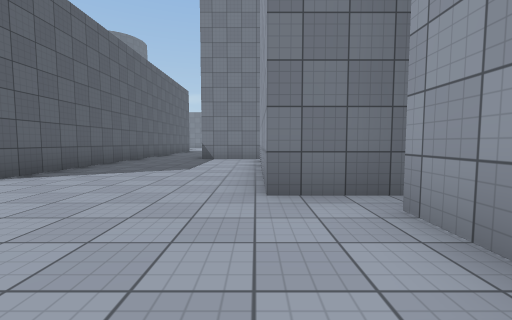
[1] (above)

24 first-person views from a walk through a scene from a Unity 3-D project. The camera is 1.2 m above the floor, tilts 4° down and sees 90° across. The floor is counted in squares, 2 m on a side. Each view is taken from the middle of a square. On the plan, view 1 faces up. The plan holds only what a view shows up to about 9 squares ahead; the rest is blank. The place goes on beyond the plan. The player character is not drawn. Surface patterns are stand-ins for the level's own textures.

[2]
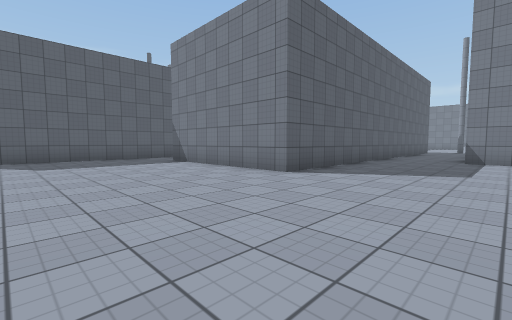

[3]
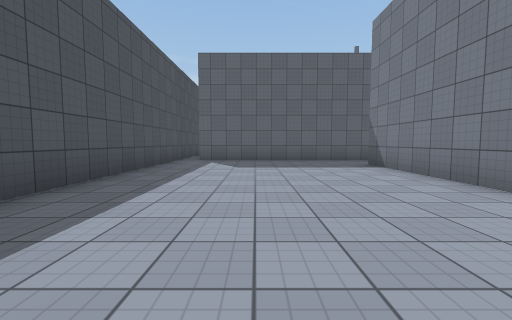

[4]
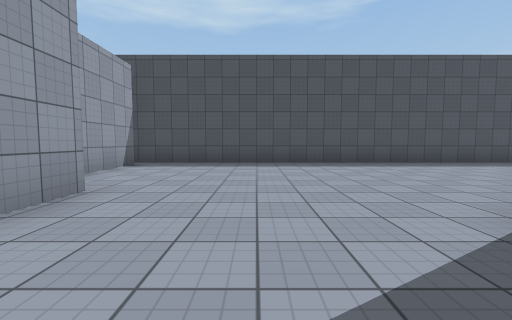

[5]
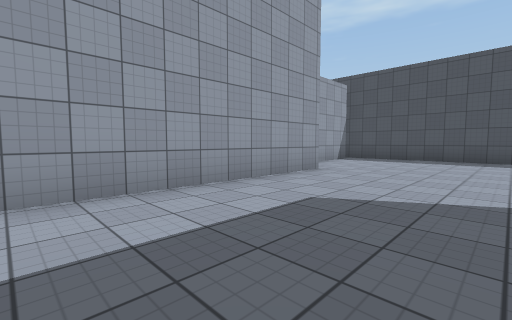

[6]
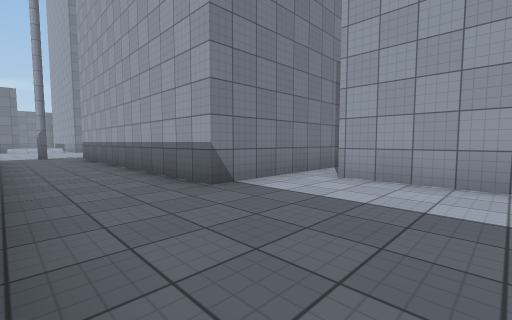

[7]
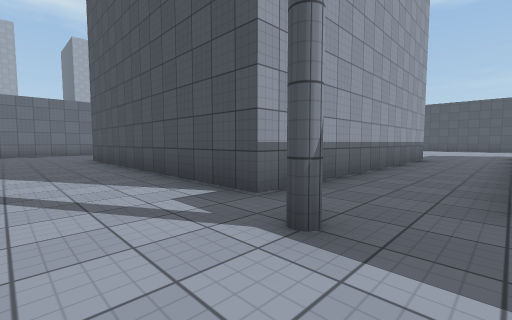

[8]
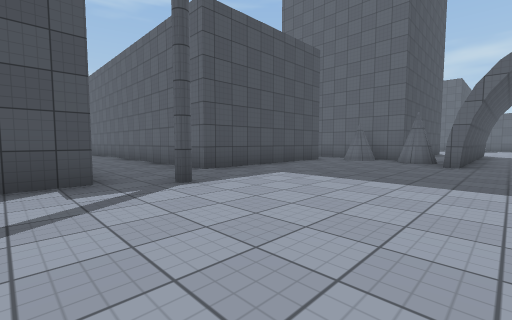

[9]
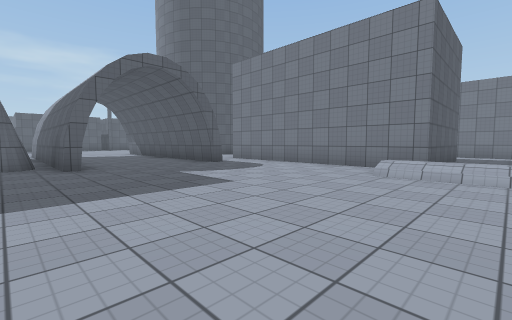

[10]
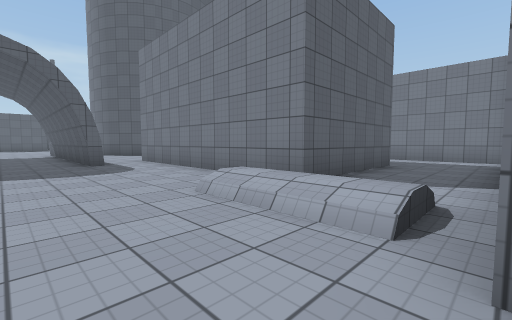

[11]
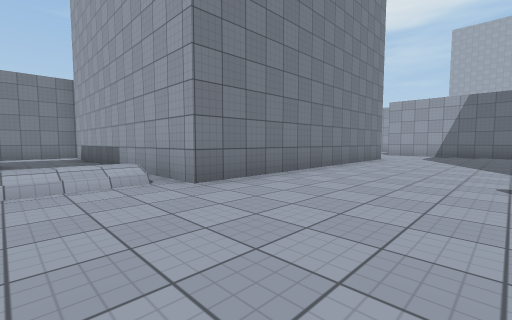

[12]
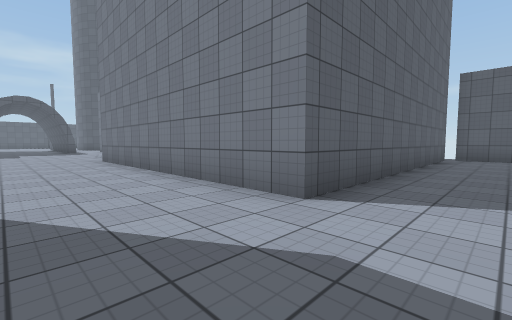

[13]
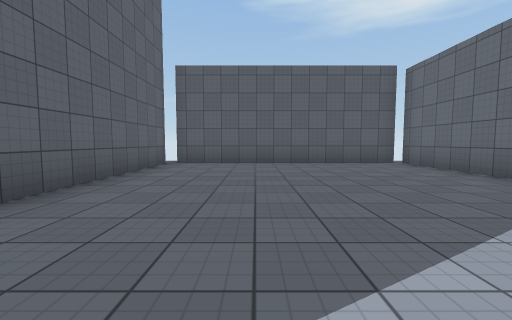

[14]
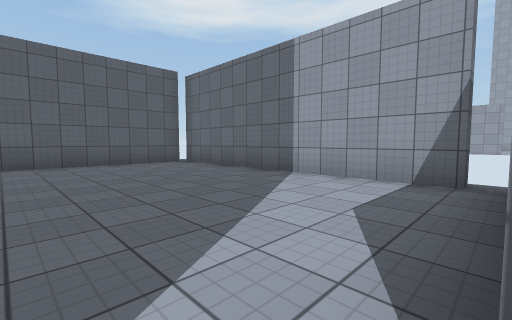

[15]
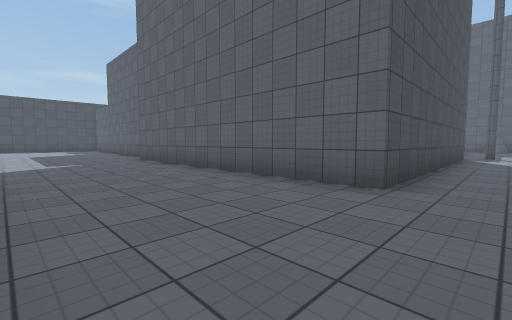

[16]
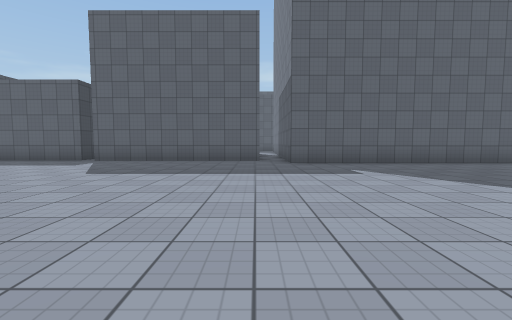

[17]
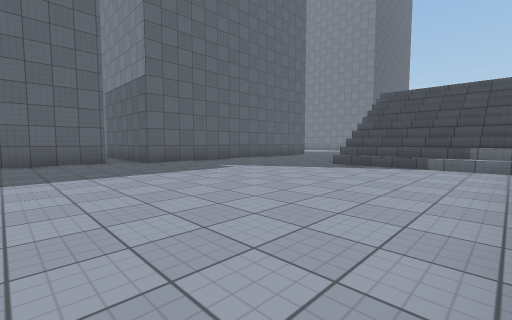

[18]
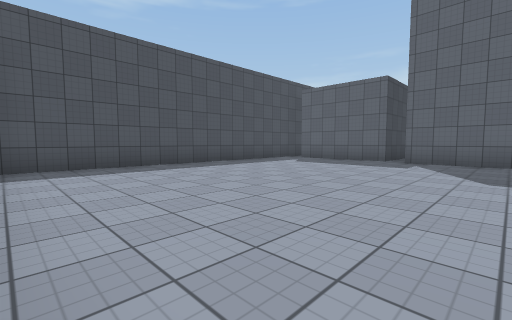

[19]
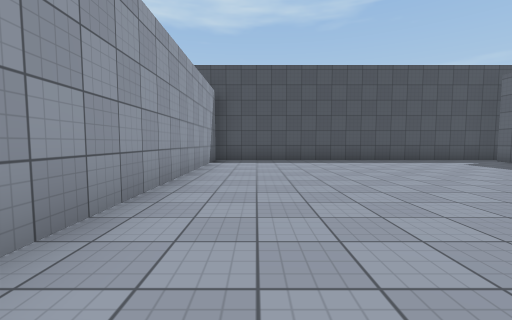

[20]
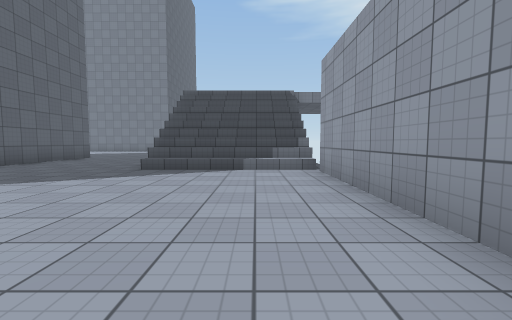

[21]
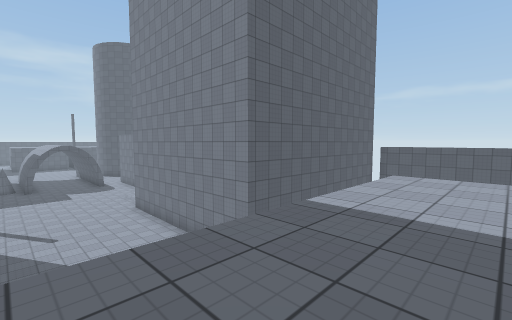

[22]
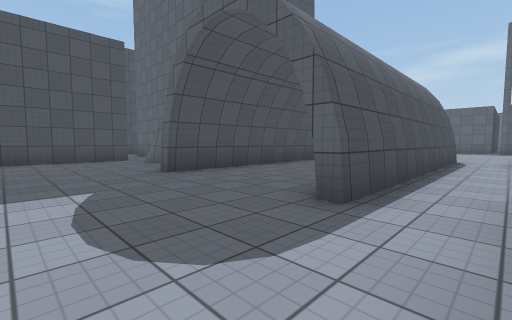

[23]
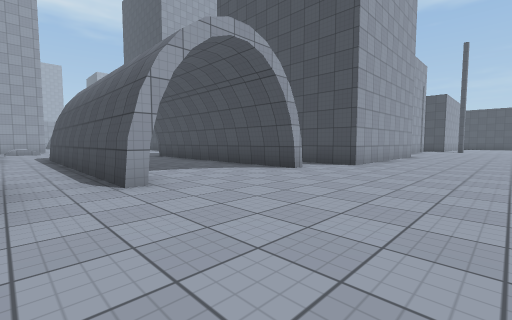

[24]
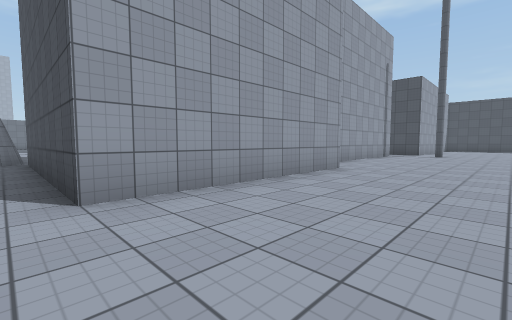

### Floor plan
Key: @ floor where view 1 was taken; # wall or solid block; x gap in a wall; . main floor; : floor 4.75 m higher than the main floor; / step, stairs or slope.
Columns run from 19 left of view 1 to 14 right of it. Each row starts with its distance up from view 1.
 32                ####       x#####x
 31                ...#      #.......x
 30                 ..#      #.......#
 29                #..#      #.......#
 28                #..#      #.......#
 27                #..#      #.......#
 26           ######..#      #.......#
 25 ................//#      #.......#
 24 ....#######.....//########...#:::#
 23 ............................ ::
 22 ............................ ::
 21 .............................::
 20 ....#######..................::
 19 .........##.................  :
 18 ...#######......#............
 17 ...#     ##..................
 16 ...#      #####..########....////
 15 ...#          #..#      #....////
 14 ...#          #..#      #....////
 13 ....          #..#      #....////
 12 ....          #..#      #........x
 11 ....#         #..#      #........#
 10 ....#         #..#      #........#
  9 ....          #..########........#
  8 ...           #....#   #.........#
  7 ..            #....#   #.........#
  6               #....#   #.........#
  5         # ##  #....#   #.........#
  4         #..####....#   #.........#
  3         #..........### #.........#
  2         #............# #.........#
  1         #............# #.........#
  0         #..........@.# #.........#
 -1         #............# #.........#
 -2         ############## ###########

Where each view was taken, in squares from view 1:
view 1: 0 up, 0 right, facing up
view 2: 0 up, 1 left, facing up-left
view 3: 1 up, 2 left, facing left
view 4: 6 up, 2 left, facing down
view 5: 8 up, 3 left, facing down-right
view 6: 6 up, 4 left, facing up-right
view 7: 19 up, 4 left, facing down-right
view 8: 21 up, 1 left, facing down-left
view 9: 19 up, 2 left, facing up-left
view 10: 22 up, 1 left, facing up-left
view 11: 20 up, 3 left, facing up-right
view 12: 21 up, 8 right, facing up-left
view 13: 24 up, 9 right, facing up
view 14: 24 up, 9 right, facing up-right
view 15: 18 up, 9 right, facing down-left
view 16: 8 up, 13 right, facing left
view 17: 6 up, 13 right, facing up-left
view 18: 5 up, 13 right, facing down-left
view 19: 7 up, 12 right, facing down
view 20: 7 up, 12 right, facing up
view 21: 19 up, 11 right, facing up-left
view 22: 25 up, 6 left, facing down-left
view 23: 25 up, 19 left, facing down-right
view 24: 19 up, 19 left, facing down-right
